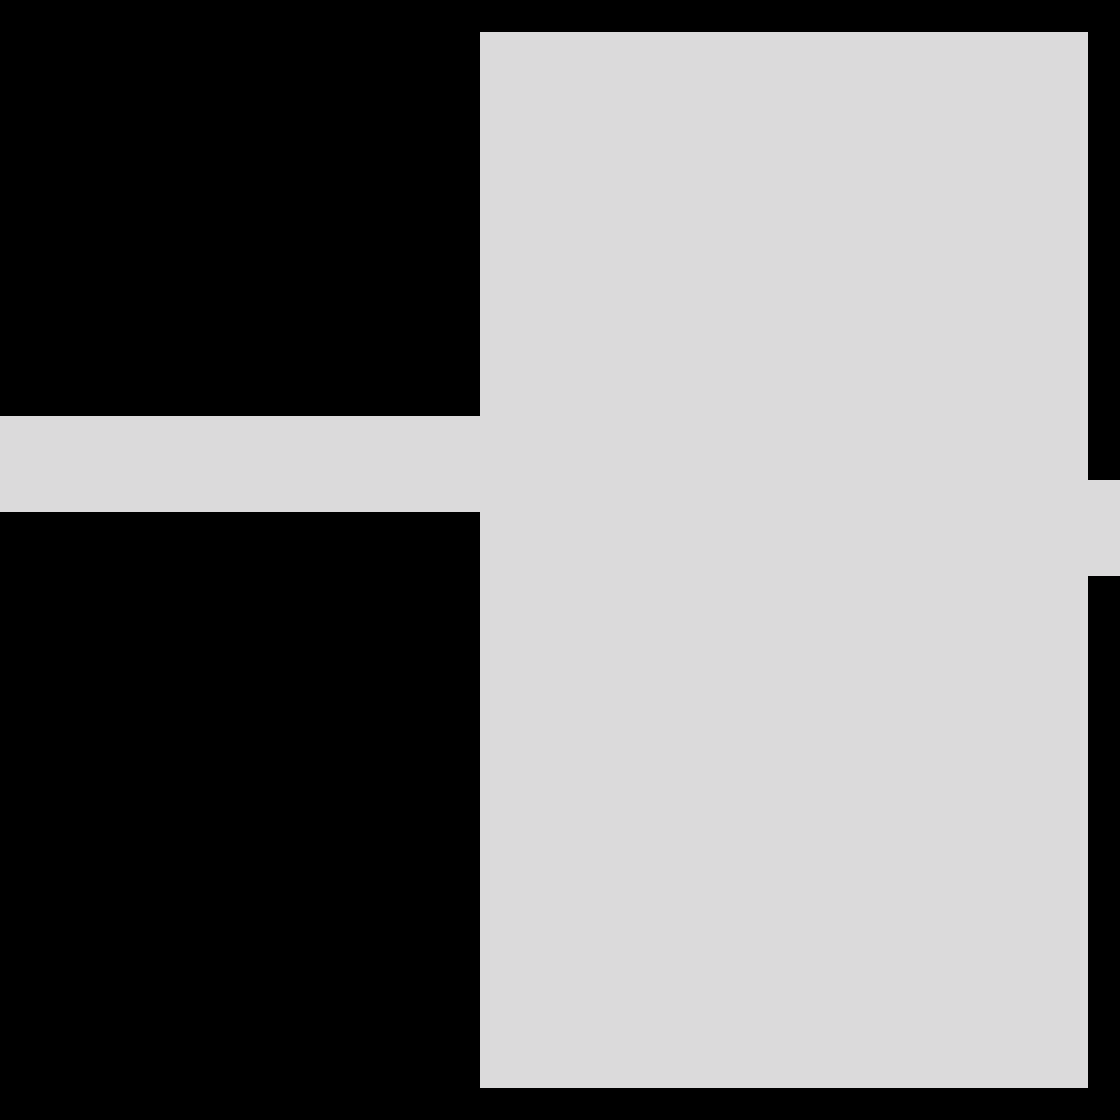

A level layout from a 2D game, rendered from its tile map. Below: a short description, then the map file with tile-grid data replaced by summaries:
An orthogonal 35x35 tile map with 32x32 px tiles, 1 tile layer (map) and 2 objects (2x Door).

<map version="1.0" orientation="orthogonal" width="35" height="35" tilewidth="32" tileheight="32">
 <tileset firstgid="1" name="BlackAndWhite" tilewidth="32" tileheight="32">
  <image source="../../img/tiles/BlackAndWhite.png" width="320" height="32" />
  <tile id="0">
   <properties>
    <property name="solid" value="true" />
   </properties>
  </tile>
  <tile id="9">
   <properties>
    <property name="solid" value="false" />
   </properties>
  </tile>
 </tileset>
 <layer name="map" width="35" height="35">
  <data>[1225 cells, 1225 non-empty, 2 distinct tile ids]</data>
 </layer>
 <objectgroup name="objects" width="35" height="35">
  <object name="Door" x="-224" y="-64" width="32" height="96">
   <properties>
    <property name="to" value="fire1" />
   </properties>
  </object>
  <object name="Door" x="1088" y="480" width="32" height="96">
   <properties>
    <property name="to" value="volcanopath2,1,5" />
   </properties>
  </object>
 </objectgroup>
</map>
